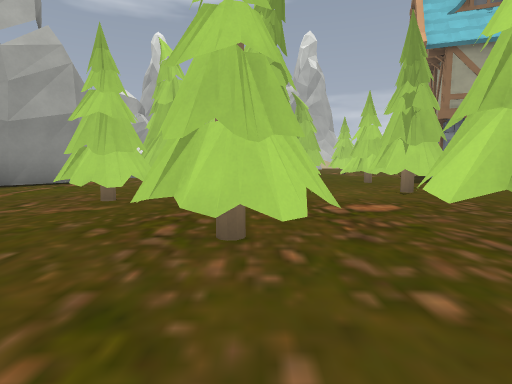
View 1 (above)

24 first-person views from a walk through a Godot game level. The camera is 1.2 m above the floor, tilts 6° down and sees 80° across. The floor is counted in squares, 2 m on a side. Each view is taken from the middle of a square. On the plan, view 1 faces up. The plan holds only what a view shows up to about 9 squares ahead; the rest is blank. The place goes on beyond the plan.

View 2
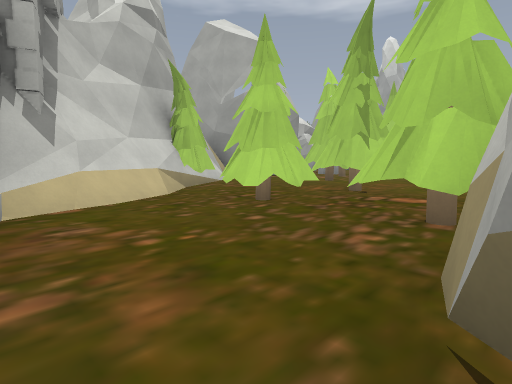

View 3
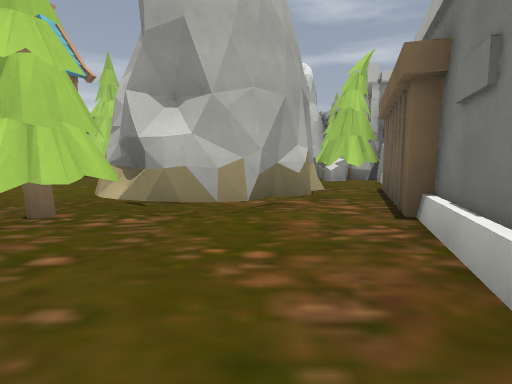

View 4
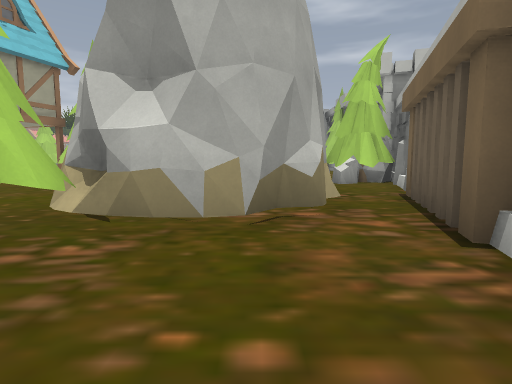

View 5
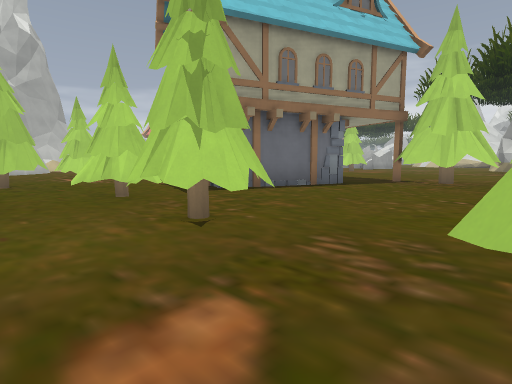

View 6
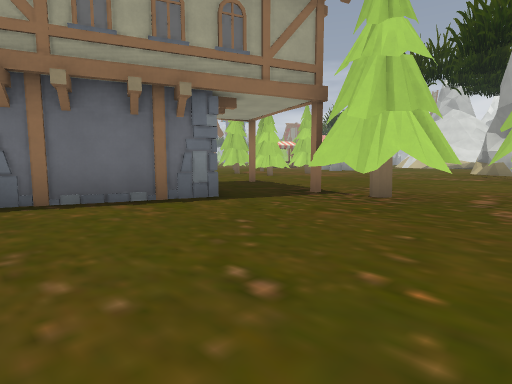

View 7
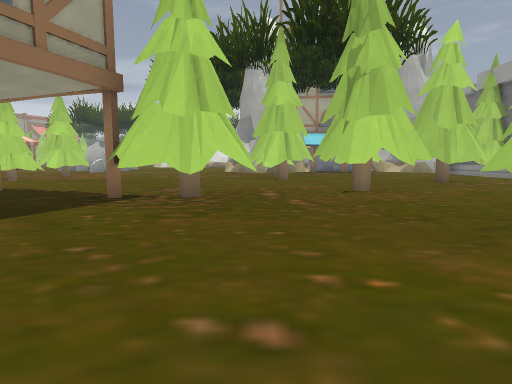

View 8
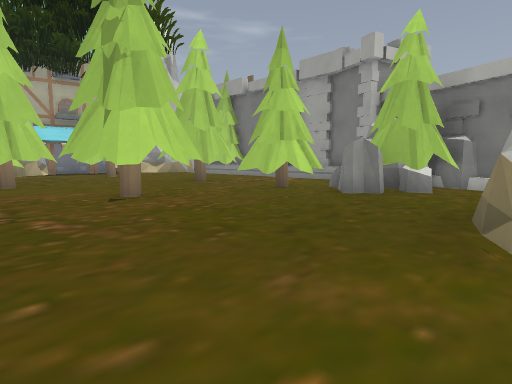

View 9
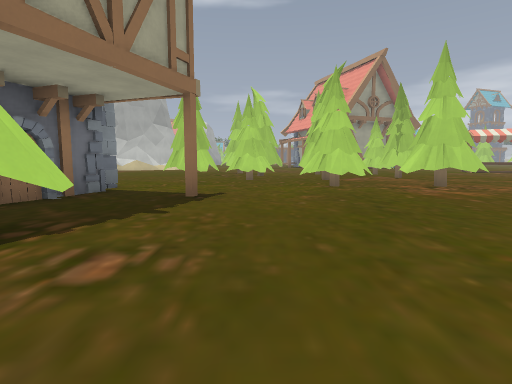

View 10
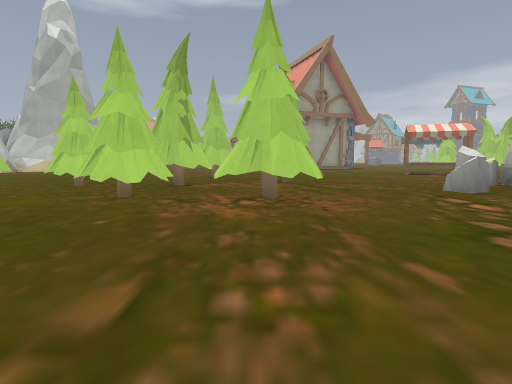

View 11
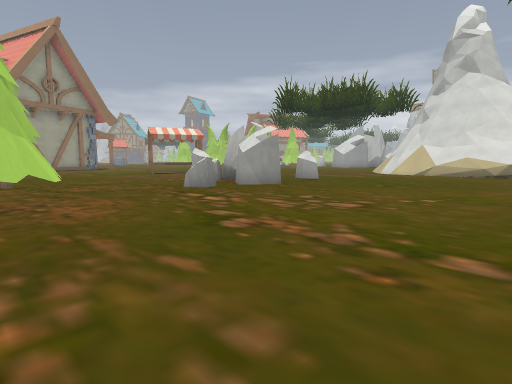

View 12
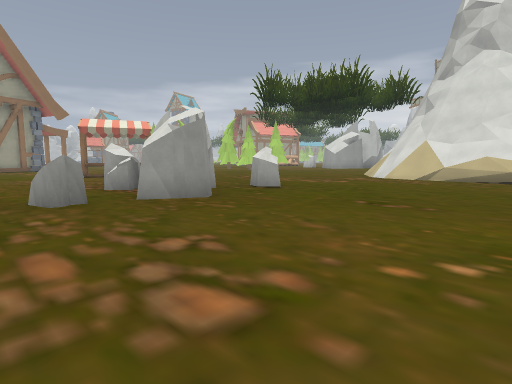

View 13
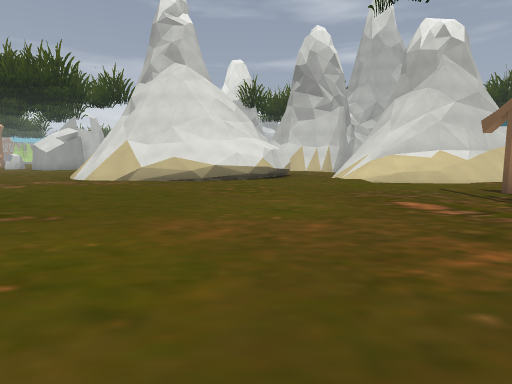

View 14
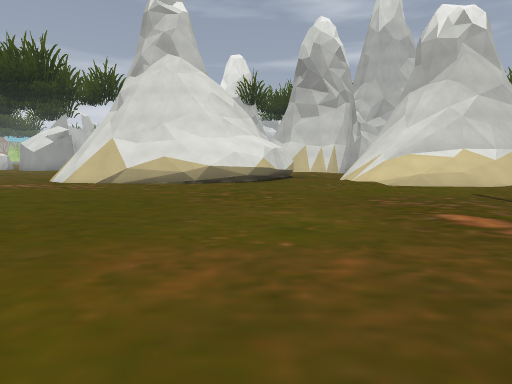

View 15
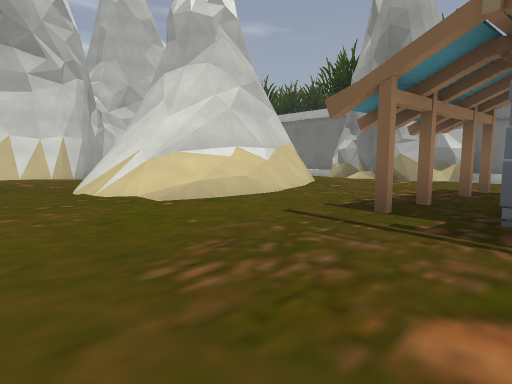

View 16
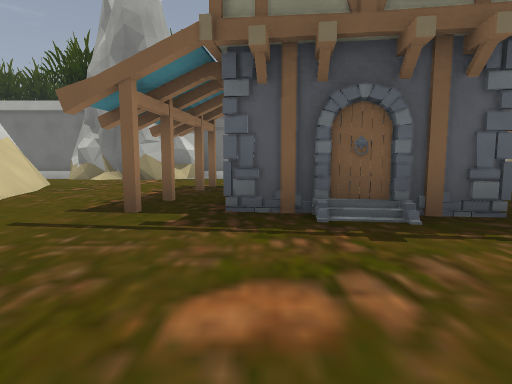

View 17
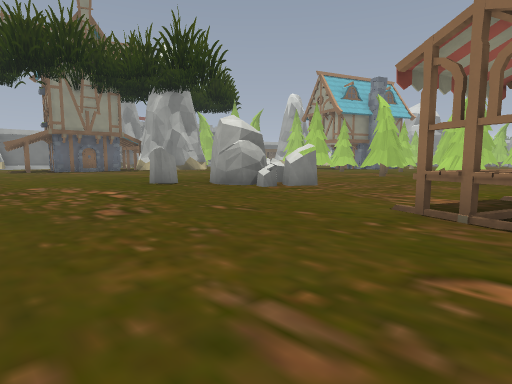

View 18
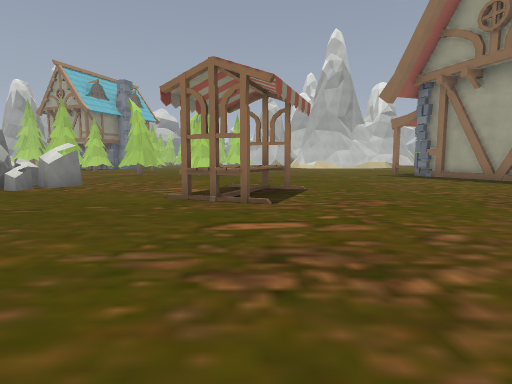

View 19
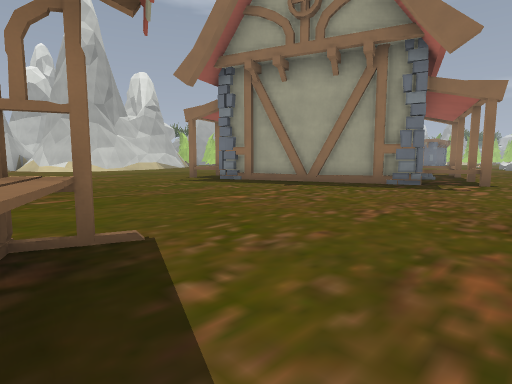

View 20
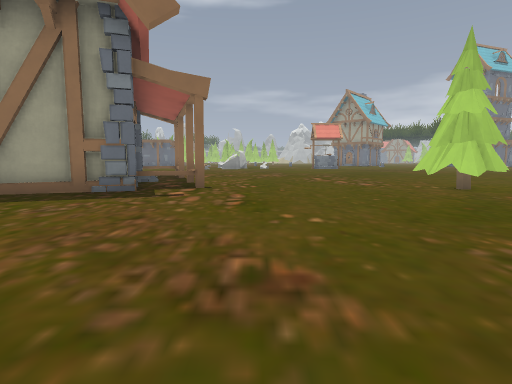

View 21
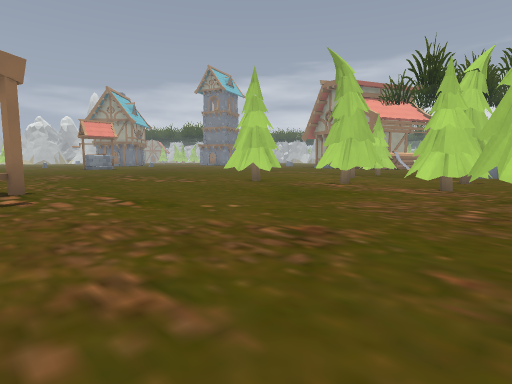

View 22
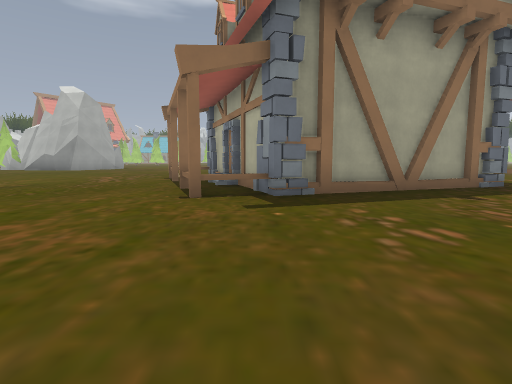

View 23
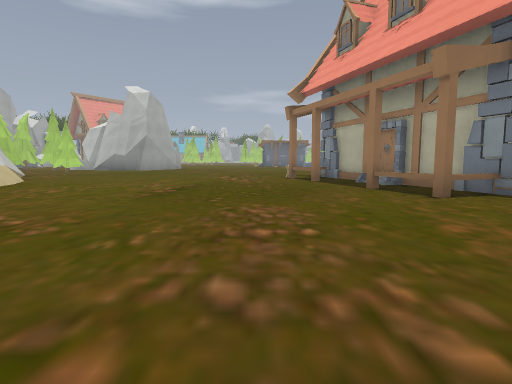

View 24
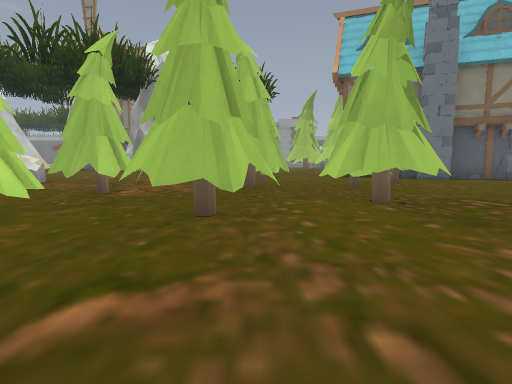

### Floor plan
Key: @ floor where view 1 was taken; # wall or solid block; x gap in a wall; . floor; / step, stairs or slope; = window, fence, low wall or low ledge; ^ raised ledge; H house; T thing the floor can be seen under or through.
Columns run from 3 left of view 1 to 30 right of it. Each row starts with its distance up from view 1.
 31                            ..
 30                           ........
 29          #........###    ##.......
 28           ........./#    #==....#.
 27            .........#  ###=.....##
 26            ........=####..........
 25             .......##............#
 24             .....................#
 23              ...................##
 22               .................###
 21                ... ............#
 20                 ..  . ..........
 19                 ...    ...^^.....
 18                 ....  .....^....
 17               ...TT.#...........
 16              ..TT...............
 15             ...TT...#...........
 14             ...x.#..#....^#.....
 13       .#   ...##.#.......##.......
 12       ..  ...##..x.....^x#.#.....=
 11      #...H.H.....#.##...........##
 10      ....HH H...................##
  9      ...    H.H.................^
  8      .#.HH H....................#
  7  ##........H....................##
  6  #....#.....##.... ..............#
  5  #.#........###...      ..........
  4 ##.#.............#       .........
  3 #..#.#...........# .#    ......///
  2 #..#.#####...###....    ###.#..///
  1 ##....#  #....#....       ##.../#=
  0 ##.@..##  ...... #         ##../#^
 -1  ###...#  ..###.##          #.../^
 -2    ###x#...### .#           #...##
 -3         ##.##.              ..###
 -4          ####               .## #
 -5                             ##

Positions as (right, up) in squares from view 1, and headings:
1: (0, 0), facing up
2: (3, -1), facing up-left
3: (-1, 0), facing right
4: (0, 0), facing right
5: (1, 3), facing up-right
6: (5, 3), facing up-right
7: (5, 4), facing right
8: (6, 4), facing down-right
9: (12, 4), facing up
10: (16, 6), facing up
11: (16, 6), facing up-right
12: (19, 7), facing up-right
13: (20, 6), facing right
14: (21, 6), facing right
15: (24, 5), facing down-right
16: (24, 5), facing down
17: (28, 19), facing down-left
18: (29, 19), facing left
19: (25, 19), facing up-left
20: (25, 21), facing up
21: (23, 21), facing up-right
22: (17, 20), facing up
23: (13, 20), facing up
24: (14, 20), facing down
